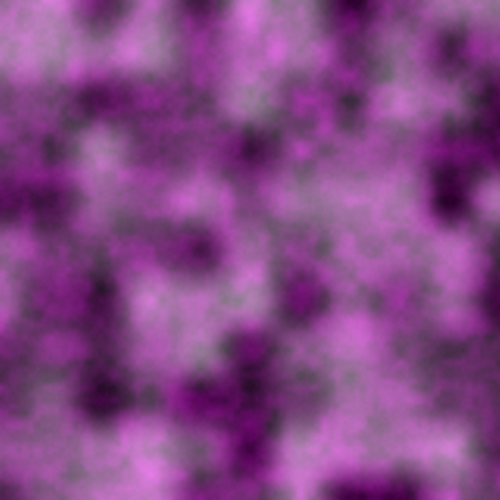
Frame 1 (no input)
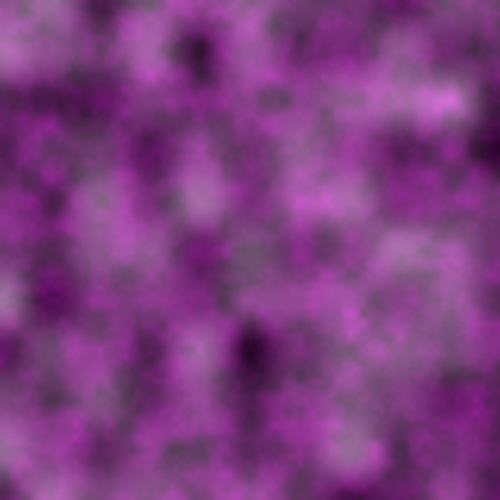
Frame 60 (the mouse pressed at the canvas centre just before this capture)
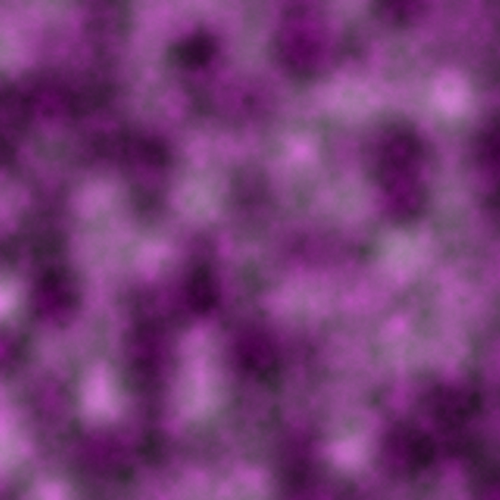
Frame 120 (the mouse held since frame 60 and released just before this capture)

The Processing sketch that drew these frames (run headless with seeded random() and noise(); from frame 60 on, the mouse is pressed at the canvas centre):

// Processing sketch: exercise0_8
// ── exercise0_8.pde
// Perlin算法表现出一定的自然性,因为它能生成符合自然排序的伪随机数

void setup() {
  size(500, 500);
}
float s = 0;
void draw() {
  //  float x = random(0, width);
  // float x = map(noise(tx), 0, 1, 0, width);
  // float y = map(noise(ty), 0, 1, 0, height);
  // float y = map(noise(ty), 0, 1, 0, height);
  // ellipse(x, y, 16, 16);
  // tx += 0.01;
  // ty += 0.01;

  // 普通2维噪声
  // loadPixels();

  // for (int x = 0; x < width; x++) {
  //   for (int y = 0; y < height; y++) {
  //     float bright = random(255);
  //     pixels[x+y*width] = color(bright);
  //   }
  // }
  // updatePixels();

  // Perlin2维噪声 可以模拟云层
  loadPixels();
  float xoff = 0.0;
  for (int x = 0; x < width; x++) {
    float yoff = 1000;
    for (int y = 0; y < height; y++) {
      noiseDetail(6);
      float r = map(noise(xoff, yoff, s), 0, 1, 0, 255);
      noiseDetail(1);
      float g = map(noise(xoff, yoff, s), 0, 1, 0, 255);
      noiseDetail(8);
      float b = map(noise(xoff, yoff, s), 0, 1, 0, 255);
      pixels[x+y*width] = color(r, g, b);
      yoff += 0.02;
    }
    xoff += 0.02;
  }
  updatePixels();
  s += 0.01;
}
